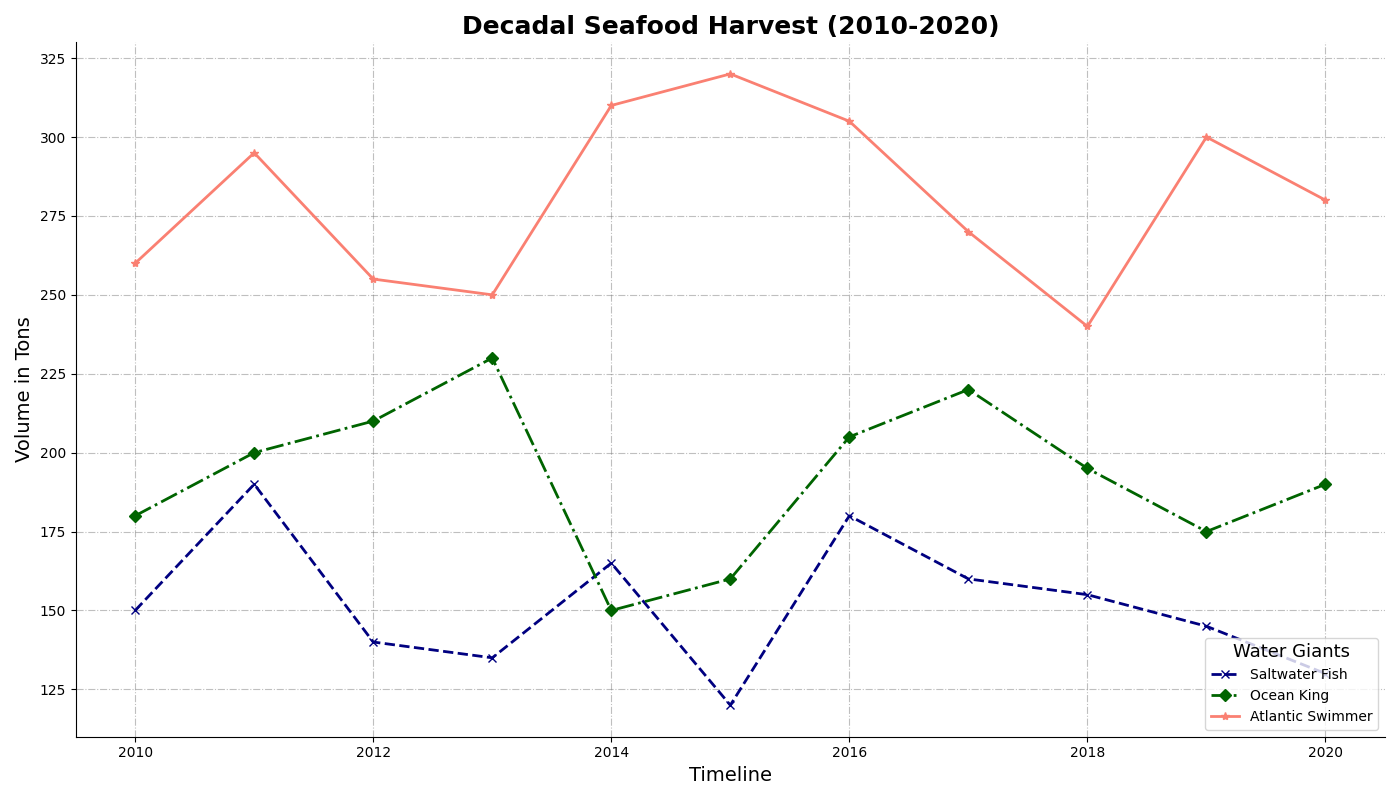

The script that drew this image:
import matplotlib.pyplot as plt
import numpy as np

years = np.arange(2010, 2021)
salmon_catches = [150, 190, 140, 135, 165, 120, 180, 160, 155, 145, 130]
tuna_catches = [180, 200, 210, 230, 150, 160, 205, 220, 195, 175, 190]
cod_catches = [260, 295, 255, 250, 310, 320, 305, 270, 240, 300, 280]

fig, ax1 = plt.subplots(figsize=(14, 8))

ax1.plot(years, salmon_catches, marker='x', linestyle='--', linewidth=2, color='navy', label='Saltwater Fish')
ax1.plot(years, tuna_catches, marker='D', linestyle='-.', linewidth=2, color='darkgreen', label='Ocean King')
ax1.plot(years, cod_catches, marker='*', linestyle='-', linewidth=2, color='salmon', label='Atlantic Swimmer')

ax1.set_title("Decadal Seafood Harvest (2010-2020)", fontsize=18, fontweight='bold')
ax1.set_xlabel("Timeline", fontsize=14)
ax1.set_ylabel("Volume in Tons", fontsize=14)

ax1.grid(True, linestyle='-.', color='grey', alpha=0.5)

ax1.legend(title='Water Giants', fontsize=10, loc='lower right', title_fontsize='13')

ax1.spines['top'].set_visible(False)
ax1.spines['right'].set_visible(False)

plt.tight_layout()

plt.show()
